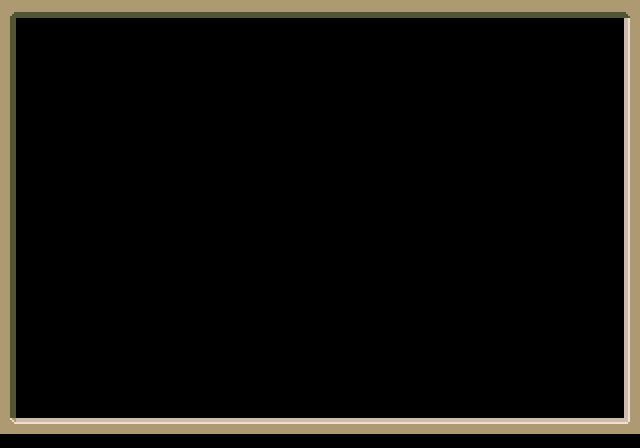

The image is a tile-based game level rendered from a .tmx file. Its description and complete source (layers, tilesets, objects, tile grids) follow:
An orthogonal 20x14 tile map with 32x32 px tiles, 1 tile layer (Tile Layer 1).

<map version="1.0" orientation="orthogonal" renderorder="right-down" width="20" height="14" tilewidth="32" tileheight="32" nextobjectid="1">
 <tileset firstgid="1" name="tileset3" tilewidth="32" tileheight="32" tilecount="40">
  <image source="../../../gfx/tileset3.png" width="1280" height="32" />
 </tileset>
 <layer name="Tile Layer 1" width="20" height="14">
  <data encoding="csv">
1,2,2,2,2,2,2,2,2,2,2,2,2,2,2,2,2,2,2,3,
4,0,0,0,0,0,0,0,0,0,0,0,0,0,0,0,0,0,0,6,
4,0,0,0,0,0,0,0,0,0,0,0,0,0,0,0,0,0,0,6,
4,0,0,0,0,0,0,0,0,0,0,0,0,0,0,0,0,0,0,6,
4,0,0,0,0,0,0,0,0,0,0,0,0,0,0,0,0,0,0,6,
4,0,0,0,0,0,0,0,0,0,0,0,0,0,0,0,0,0,0,6,
4,0,0,0,0,0,0,0,0,0,0,0,0,0,0,0,0,0,0,6,
4,0,0,0,0,0,0,0,0,0,0,0,0,0,0,0,0,0,0,6,
4,0,0,0,0,0,0,0,0,0,0,0,0,0,0,0,0,0,0,6,
4,0,0,0,0,0,0,0,0,0,0,0,0,0,0,0,0,0,0,6,
4,0,0,0,0,0,0,0,0,0,0,0,0,0,0,0,0,0,0,6,
4,0,0,0,0,0,0,0,0,0,0,0,0,0,0,0,0,0,0,6,
4,0,0,0,0,0,0,0,0,0,0,0,0,0,0,0,0,0,0,6,
15,16,16,16,16,16,16,16,16,16,16,16,16,16,16,16,16,16,16,17
</data>
 </layer>
</map>
